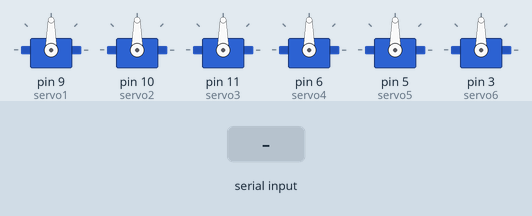
Simulated run of this sketch. Board: Arduino Uno, built with avr-gcc and run on an emulated ATmega328P. On the bench: 6 × servo. Inputs (shaded band) come from the test bench.

Above: at 1.2 s.
1.3 s: "30,150\n" received over Serial
At 2.3 s:
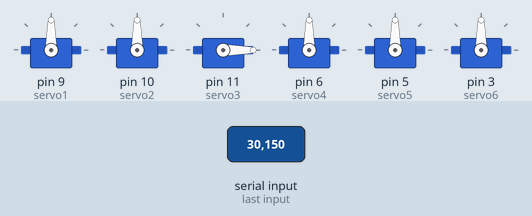
2.8 s: "1\n" received over Serial
At 3.2 s:
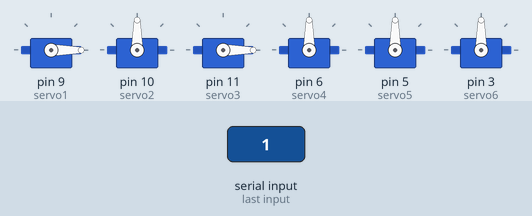
4.3 s: "2\n" received over Serial
At 5.5 s:
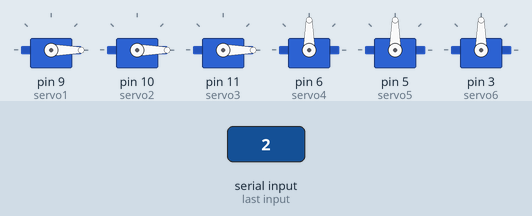
5.8 s: "4\n" received over Serial
At 6.7 s:
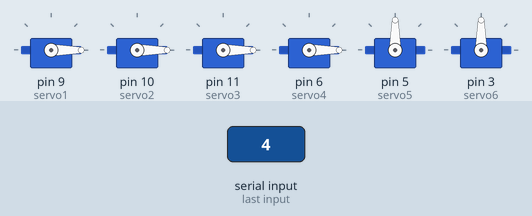
7.3 s: "5\n" received over Serial
At 7.9 s:
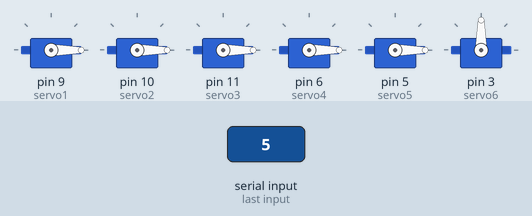
8.8 s: "1,90\n" received over Serial
At 9.1 s:
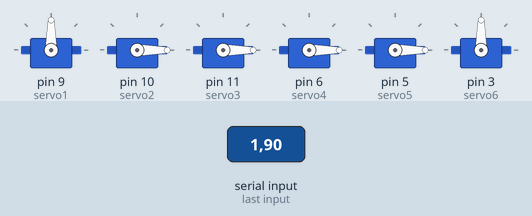
Timing chart, 0 to 11.3 s (numbered marks = the images above; inputs shaded):
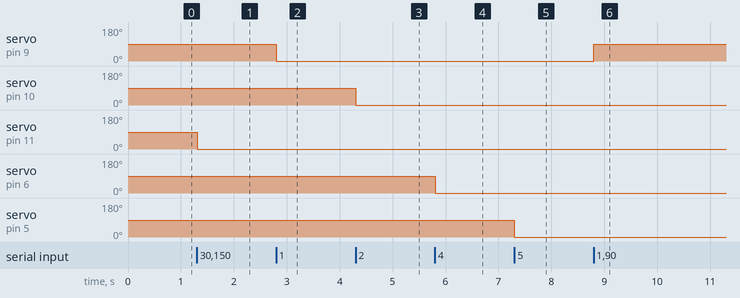

Measured:
- after the input at 1.3 s, servo on pin 11 (servo3): 90° → 0° at once
- after the input at 2.8 s, servo on pin 9 (servo1): 90° → 0° at once
- after the input at 4.3 s, servo on pin 10 (servo2): 90° → 0° at once
- after the input at 5.8 s, servo on pin 6 (servo4): 90° → 0° at once
- after the input at 7.3 s, servo on pin 5 (servo5): 90° → 0° at once
- after the input at 8.8 s, servo on pin 9 (servo1): 0° → 90° at once

The sketch:

bionic.ino
```cpp
#include <Servo.h>

Servo servo1;
Servo servo2;
Servo servo3;
Servo servo4;
Servo servo5;
Servo servo6;

void setup() {
  servo1.attach(9);   // Attach servo to pin 9
  servo2.attach(10);  // Attach servo to pin 10
  servo3.attach(11);  // Attach servo to pin 11
  servo4.attach(6);   // Attach servo to pin 6
  servo5.attach(5);   // Attach servo to pin 5
  servo6.attach(3);   // Attach servo to pin 3

  Serial.begin(9600);  // Initialize the serial communication
}

void loop() {
  if (Serial.available() > 0) {
    String input = Serial.readStringUntil('\n');
    int servoNum = input.substring(0, 1).toInt();
    int servoPosition = input.substring(2).toInt();

    switch (servoNum) {
      case 1:
        servo1.write(servoPosition);
        break;
      case 2:
        servo2.write(servoPosition);
        break;
      case 3:
        servo3.write(servoPosition);
        break;
      case 4:
        servo4.write(servoPosition);
        break;
      case 5:
        servo5.write(servoPosition);
        break;
      case 6:
        servo6.write(servoPosition);
        break;
      default:
        break;
    }
  }
}
```
